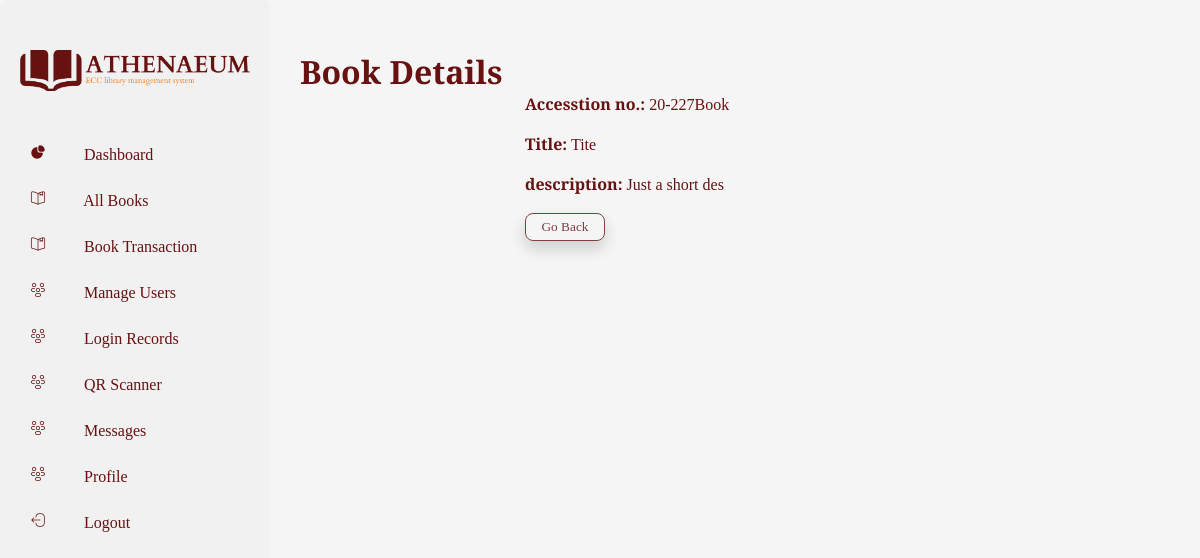
Screenshot of /admin/book-details.php?id=20-227Book with the database file from the repository.
### tables this page shows
CREATE TABLE `book` (
  `book_id` varchar(250) NOT NULL,
  `title` varchar(250) NOT NULL,
  `publisher` varchar(250) NOT NULL,
  `description` varchar(250) NOT NULL,
  `year` varchar(250) NOT NULL,
  `status` varchar(250) NOT NULL
);

### admin/book-details.php (the view, shortened to what this page needs)
<!DOCTYPE html>
<html lang="en">
<head>
    <link href="css/style.css" rel="stylesheet" type="text/css"/>
    <link rel="stylesheet" href="bootstrap.min.css">
    <link rel="stylesheet" href="dataTables.bootstrap.min.css">
    <link rel="stylesheet" href="js/jquery-1.11.1.min.js">
</head>
<body>
<div class="wrapper">
    <div class="sidebar">
        <div class = "athen-logo">
            <img src="images/athen-logo-new.png" alt="">
        </div>
        <ul>
            <li>
                <a href="index.php">
                <span class="icon"><img src="images/AnalyticsIcon_bold.png" alt=""></span>
                <span class="item">Dashboard</span>
                </a>
            </li>
            <li>
                <a href="book.php">
                <span class="icon"><img src="images/BorrowingIcon_normal.png" alt=""></span>
                <span class="item">All Books</span>
                </a>
            </li>
            <li>
                <a href="book-transaction.php">
                <span class="icon"><img src="images/BorrowingIcon_normal.png" alt=""></span>
                <span class="item">Book Transaction</span>
                </a>
            </li>
            <li>
                <a href="user.php">
                <span class="icon"><img src="images/AttendanceIcon_normal.png" alt=""></span>
                <span class="item">Manage Users</span>
                </a>
            </li>
            <li>
                <a href="logs.php">
                <span class="icon"><img src="images/AttendanceIcon_normal.png" alt=""></span>
                <span class="item">Login Records</span>
                </a>
            </li>
            <li>
                <a href="scanner.php">
                <span class="icon"><img src="images/AttendanceIcon_normal.png" alt=""></span>
                <span class="item">QR Scanner</span>
                </a>
            </li>
            <li>
                <a href="message.php">
                <span class="icon"><img src="images/AttendanceIcon_normal.png" alt=""></span>
                <span class="item">Messages</span>
                </a>
            </li>
            <li>
                <a href="profile.php">
                <span class="icon"><img src="images/AttendanceIcon_normal.png" alt=""></span>
                <span class="item">Profile</span>
                </a>
            </li>
            <li>
                <a href="../index.php">
                <span class="icon"><img src="images/LogoutIcon_normal.png" alt=""></span>
                <span class="item">Logout</span>
                </a>
            </li>
        </ul>
    </div>
    <main>
        <div class="row">
            <div class="title">
                <h1>Book Details</h1>
            </div>
        </div>
        <div class="container">
        <?php
            include_once("connection.php");
                $rno=$_GET['id'];
                $sql="select * from book where book_id ='$rno'";
                $result=$conn->query($sql);
                $row=$result->fetch_assoc();
                    $name=$row['title'];
                    $id=$row['book_id'];
                    $des=$row['description'];
                    echo "<b><u>Accesstion no.:</u></b> ".$id."<br><br>";
                    echo "<b><u>Title:</u></b> ".$name."<br><br>";
                    echo "<b><u>description:</u></b> ".$des."<br><br>";
                ?>
                <button class="add-btn" onclick="window.location.href='book.php'">Go Back</button>
        </div>
    </main>
</body>
</html>

### admin/css/style.css (style rules this page uses)
* { margin: 0; padding: 0; box-sizing: border-box; font-family: 'Spectral', serif; list-style: none; text-decoration: none; }
body { background-color: whitesmoke; color: #671111; max-width: 100%; overflow-x: hidden; }
.wrapper .sidebar { background: #f1f1f1; position: fixed; top: 0; left: 0; width: 270px; height: 100%; padding: 50px 0; border-radius: 8px; font-weight: 500; }
.title h1 { margin-top: 50px; font-weight: 800; }
.wrapper .sidebar .athen-logo img { margin-bottom: 60px; display: block; width: 230px; margin: 0px auto 40px auto; }
.wrapper .sidebar ul li a { display: block; padding: 13px 30px; color: #671111; font-size: 16px; position: relative; }
.wrapper .sidebar ul li a .icon { color:#671111; width: 50px; display: inline-block; }
.wrapper .sidebar .icon img { width: 16px; }
main { margin-left: 25%; }
button { opacity: .8; background-color: transparent; color: #671111; width: 80px; border-color: #671111; padding: 5px; border-radius: 8px; border: solid 1px; box-shadow: 0 8px 16px 0 rgba(0, 0, 0, 0.2); margin-bottom: 5px; }
.container { margin-left: 25%; }

### rows the page displays
book: book_id "20-227Book", title "Tite", description "Just a short des"
